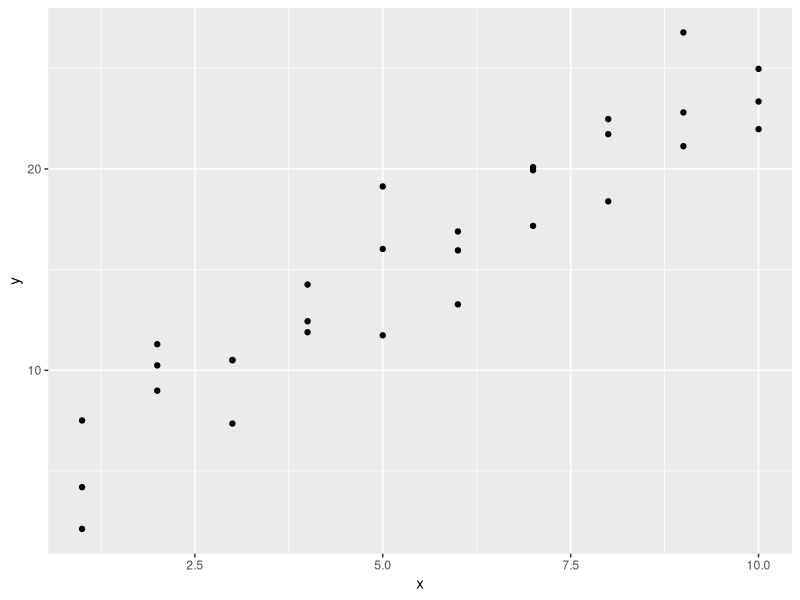
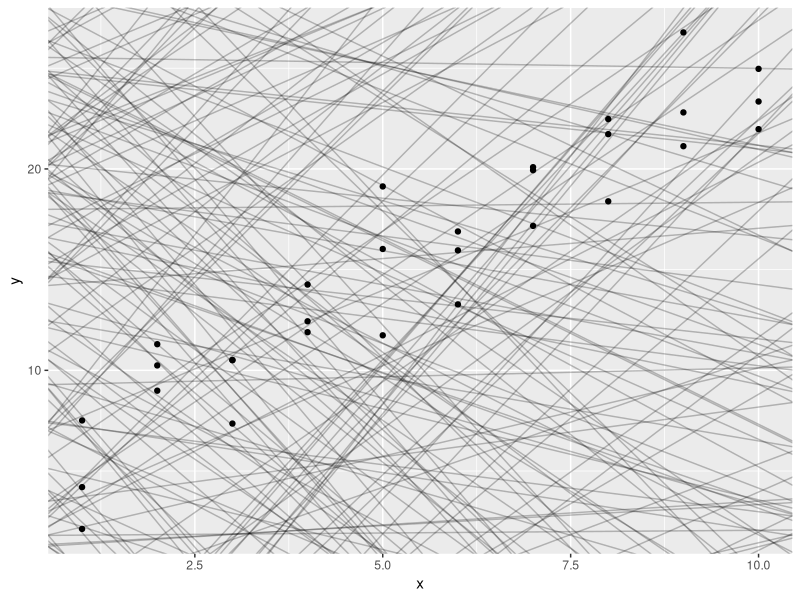
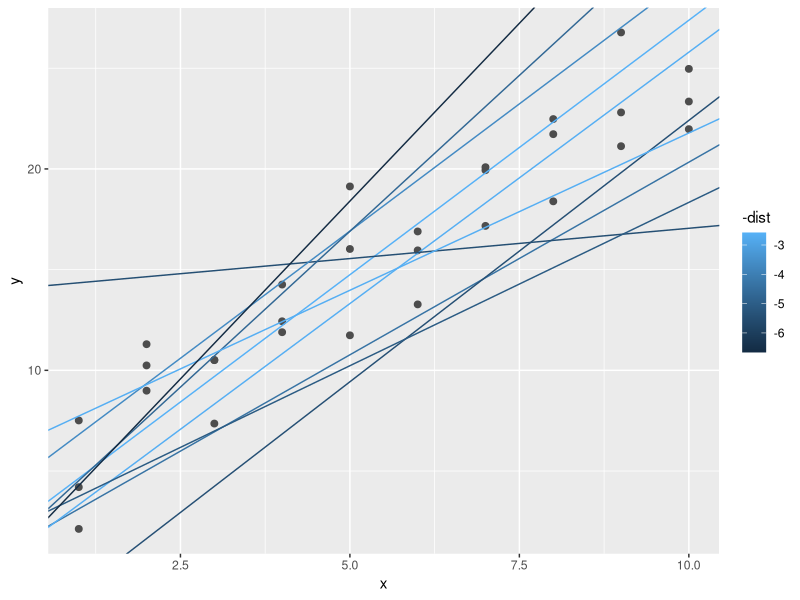
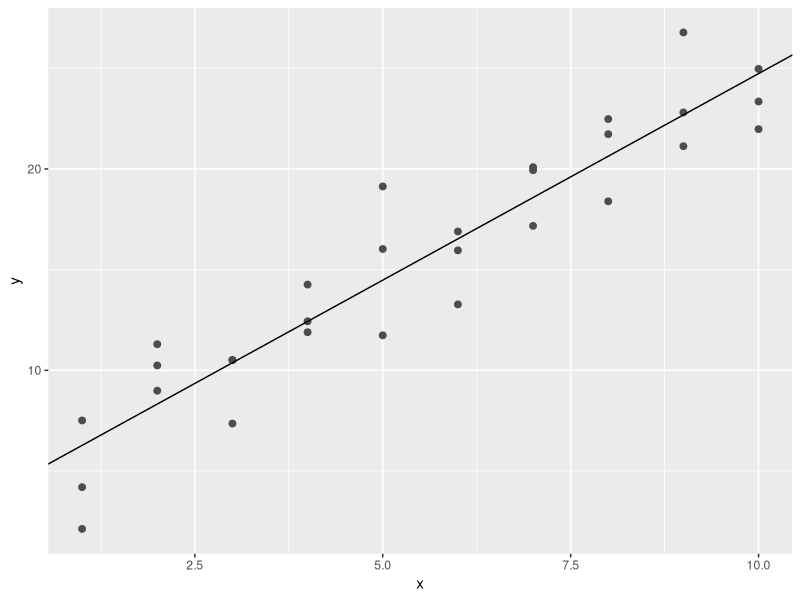
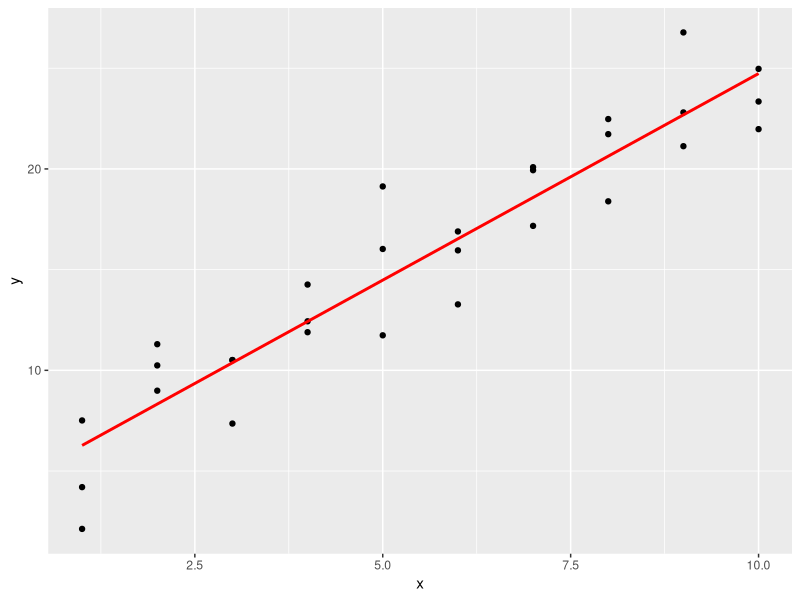
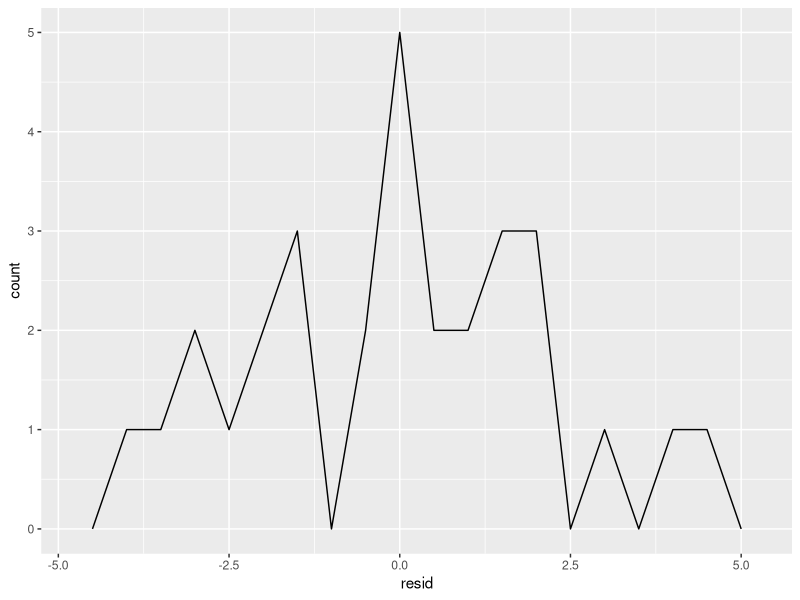
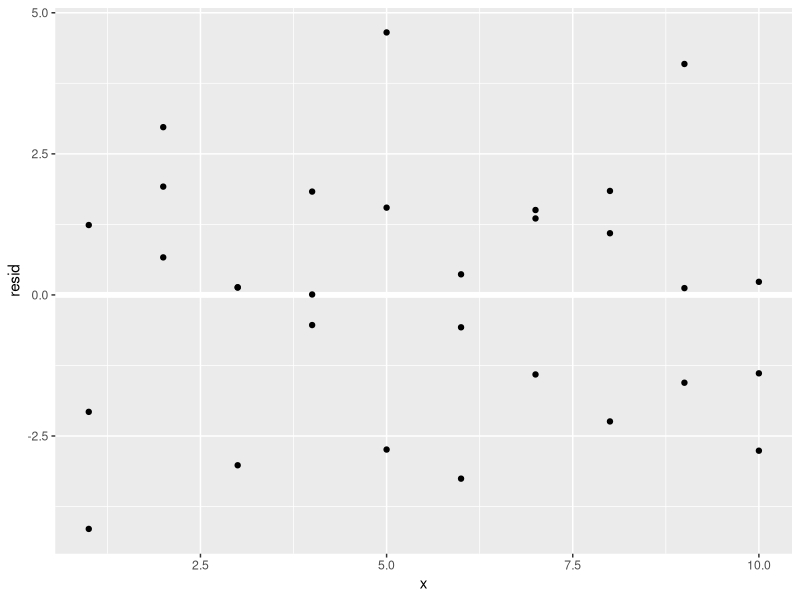

R code for these plots, in order:
## ---- chunk 1
library(tidyverse)

library(modelr)
options(na.action = na.warn)
## ---- chunk 2
ggplot(sim1, aes(x, y)) + 
  geom_point()
## ---- chunk 3
models <- tibble(
  a1 = runif(250, -20, 40),
  a2 = runif(250, -5, 5)
)

ggplot(sim1, aes(x, y)) + 
  geom_abline(aes(intercept = a1, slope = a2), data = models, alpha = 1/4) +
  geom_point() 
## ---- chunk 4
model1 <- function(a, data) {
  a[1] + data$x * a[2]
}
model1(c(7, 1.5), sim1)
## ---- chunk 5
measure_distance <- function(mod, data) {
  diff <- data$y - model1(mod, data)
  sqrt(mean(diff ^ 2))
}
measure_distance(c(7, 1.5), sim1)
## ---- chunk 6
sim1_dist <- function(a1, a2) {
  measure_distance(c(a1, a2), sim1)
}

models <- models %>% 
  mutate(dist = purrr::map2_dbl(a1, a2, sim1_dist))
models
## ---- chunk 7
ggplot(sim1, aes(x, y)) + 
  geom_point(size = 2, colour = "grey30") + 
  geom_abline(
    aes(intercept = a1, slope = a2, colour = -dist), 
    data = filter(models, rank(dist) <= 10)
  )
## ---- chunk 8
best <- optim(c(0, 0), measure_distance, data = sim1)
best$par
#> [1] 4.222248 2.051204

ggplot(sim1, aes(x, y)) + 
  geom_point(size = 2, colour = "grey30") + 
  geom_abline(intercept = best$par[1], slope = best$par[2])
## ---- chunk 9
sim1_mod <- lm(y ~ x, data = sim1)
coef(sim1_mod)
## ---- chunk 10
grid <- sim1 %>% 
  data_grid(x) 
grid
## ---- chunk 11
grid <- grid %>% 
  add_predictions(sim1_mod) 
grid
## ---- chunk 12
ggplot(sim1, aes(x)) +
  geom_point(aes(y = y)) +
  geom_line(aes(y = pred), data = grid, colour = "red", size = 1)
## ---- chunk 13
sim1 <- sim1 %>% 
  add_residuals(sim1_mod)
sim1
## ---- chunk 14
ggplot(sim1, aes(resid)) + 
  geom_freqpoly(binwidth = 0.5)
## ---- chunk 15
ggplot(sim1, aes(x, resid)) + 
  geom_ref_line(h = 0) +
  geom_point() 
## ---- chunk 16
df <- tribble(
  ~y, ~x1, ~x2,
  4, 2, 5,
  5, 1, 6
)
model_matrix(df, y ~ x1)

model_matrix(df, y ~ x1 - 1) #Para quitar el intercepto

model_matrix(df, y ~ x1 + x2)
## ---- chunk 17
df <- tribble(
  ~ sex, ~ response,
  "male", 1,
  "female", 2,
  "male", 1
)
model_matrix(df, response ~ sex)
